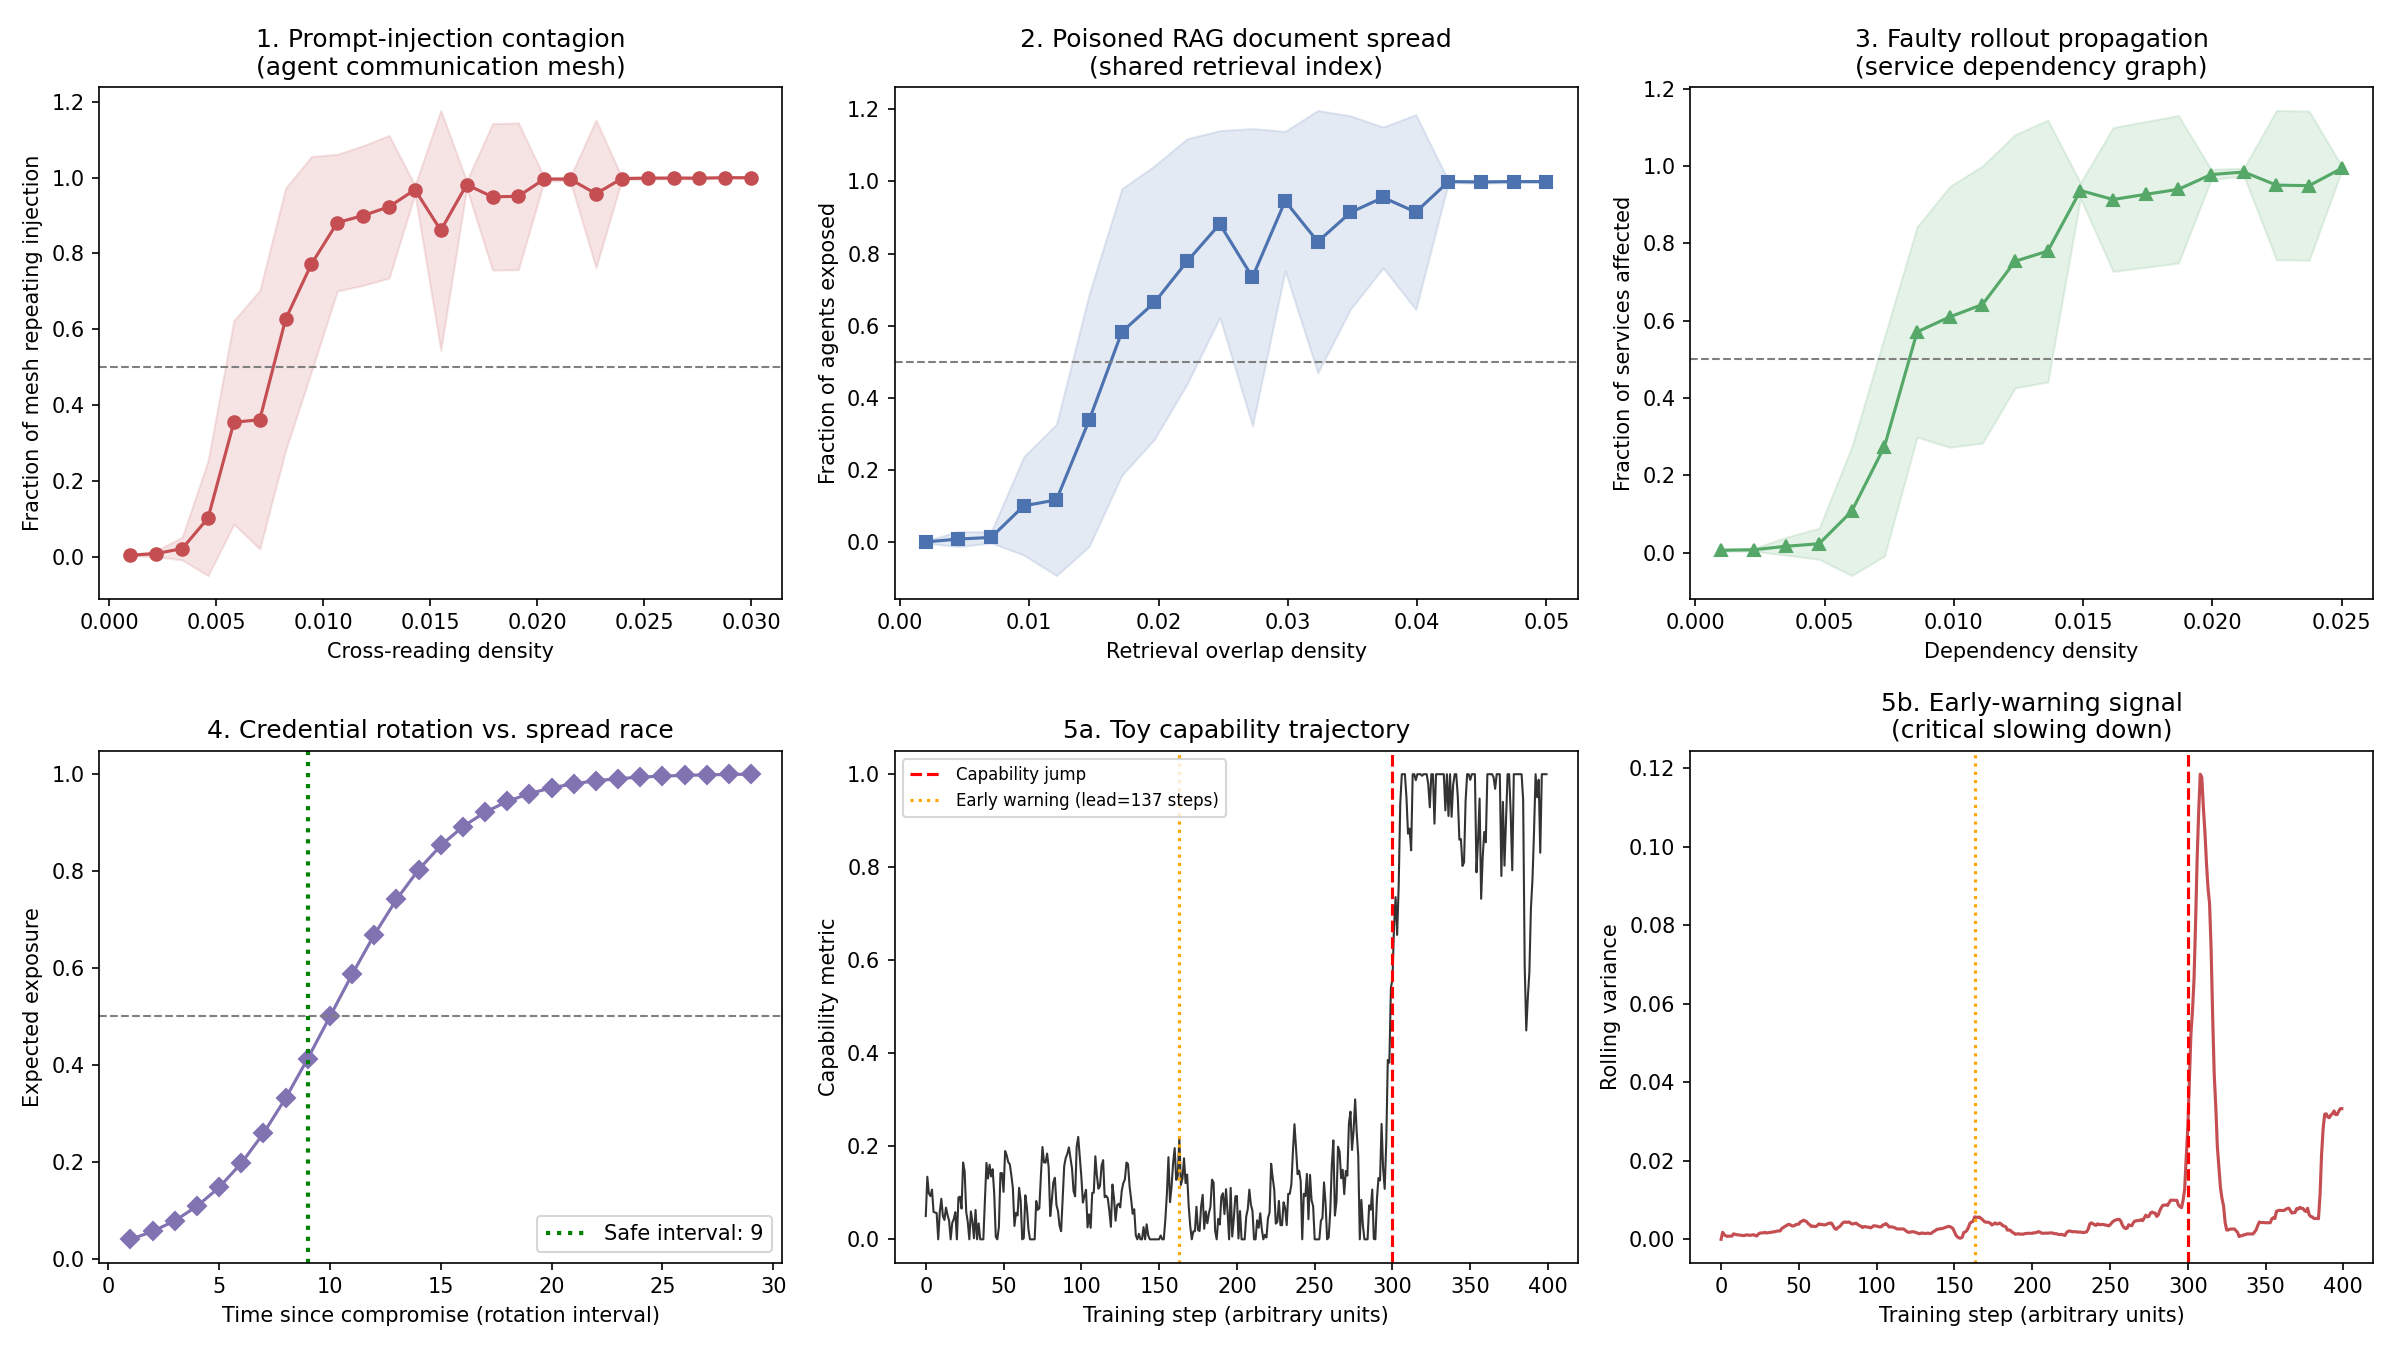

This chart was generated by the following Python code:
"""
Five Additional Applications of Critical-Phenomena Analysis to AI Safety
==========================================================================

Extends the blast-radius permission-graph model to five further AI safety
problems, each using the same core idea (a system property that changes
sharply, not gradually, past some threshold) applied to a different failure
mode. Each application is simulated and produces a quantitative,
reproducible result -- nothing below is asserted without a corresponding
computation in this script.
"""

import networkx as nx
import numpy as np
import matplotlib.pyplot as plt
import random

random.seed(7)
np.random.seed(7)

# ======================================================================
# Application 1: Prompt-injection contagion through an agent communication mesh
# ======================================================================
# Setup: agents that read each other's outputs (summaries, tool results,
# shared scratchpads) form a directed communication graph. An injected
# instruction in one agent's output can be picked up and re-propagated by
# any downstream agent that reads it -- the same spreading dynamics as the
# blast-radius model, but the edges are "reads output of" instead of
# "trusts credentials of".

def simulate_injection_spread(p, n=250, trials=25):
    """Fraction of the agent mesh that ends up repeating/acting on an
    injected instruction, starting from one poisoned agent output,
    as a function of how densely agents read each other's outputs."""
    vals = []
    for _ in range(trials):
        G = nx.gnp_random_graph(n, p, directed=True)
        start = random.choice(list(G.nodes()))
        reachable = nx.descendants(G, start) | {start}
        vals.append(len(reachable) / n)
    return np.mean(vals), np.std(vals)

P1 = np.linspace(0.001, 0.03, 25)
inj_means, inj_stds = [], []
for p in P1:
    m, s = simulate_injection_spread(p)
    inj_means.append(m); inj_stds.append(s)
inj_means, inj_stds = np.array(inj_means), np.array(inj_stds)
pc_inj = P1[np.where(inj_means >= 0.5)[0][0]] if (inj_means >= 0.5).any() else None


# ======================================================================
# Application 2: Poisoned RAG document spread through a shared retrieval index
# ======================================================================
# Setup: a bipartite graph of documents <-> agents/products that retrieve
# from a shared index. A poisoned document "infects" every agent that
# retrieves it; those agents' outputs may themselves get re-indexed
# (e.g. cached answers, summaries written back to a knowledge base),
# infecting further documents. Models how compromised knowledge-base
# content propagates across products sharing one retrieval backend.

def simulate_rag_poisoning(p_retrieve, n_docs=150, n_agents=80, trials=25):
    vals = []
    for _ in range(trials):
        B = nx.Graph()
        B.add_nodes_from([f"d{i}" for i in range(n_docs)], bipartite=0)
        B.add_nodes_from([f"a{i}" for i in range(n_agents)], bipartite=1)
        for d in range(n_docs):
            for a in range(n_agents):
                if random.random() < p_retrieve:
                    B.add_edge(f"d{d}", f"a{a}")
        start = "d0"
        if start not in B:
            vals.append(0.0)
            continue
        reachable = nx.node_connected_component(B, start)
        n_agents_hit = sum(1 for x in reachable if x.startswith("a"))
        vals.append(n_agents_hit / n_agents)
    return np.mean(vals), np.std(vals)

P2 = np.linspace(0.002, 0.05, 20)
rag_means, rag_stds = [], []
for p in P2:
    m, s = simulate_rag_poisoning(p)
    rag_means.append(m); rag_stds.append(s)
rag_means, rag_stds = np.array(rag_means), np.array(rag_stds)
pc_rag = P2[np.where(rag_means >= 0.5)[0][0]] if (rag_means >= 0.5).any() else None


# ======================================================================
# Application 3: Faulty model/weight rollout through a service dependency graph
# ======================================================================
# Setup: internal services/products depend on each other's outputs (a
# recommendation service calls a ranking model which calls an embedding
# service, etc). A bad deployment (regressed or unsafe model update) at
# one node can silently propagate through every downstream dependent
# before detection. Same percolation structure; edges = "consumes output of".

def simulate_rollout_risk(p, n=200, trials=25):
    vals = []
    for _ in range(trials):
        G = nx.gnp_random_graph(n, p, directed=True)
        start = random.choice(list(G.nodes()))
        affected = nx.descendants(G, start) | {start}
        vals.append(len(affected) / n)
    return np.mean(vals), np.std(vals)

P3 = np.linspace(0.001, 0.025, 20)
roll_means, roll_stds = [], []
for p in P3:
    m, s = simulate_rollout_risk(p)
    roll_means.append(m); roll_stds.append(s)
roll_means, roll_stds = np.array(roll_means), np.array(roll_stds)
pc_roll = P3[np.where(roll_means >= 0.5)[0][0]] if (roll_means >= 0.5).any() else None


# ======================================================================
# Application 4: Credential rotation rate vs. compromise spread rate
# ======================================================================
# Setup: a race condition. Blast radius grows over time following the
# local growth-sharpness behavior found in the original model; credential
# rotation periodically resets any node's exposure to zero. This finds
# the maximum SAFE rotation interval: the rotation frequency needed so
# that compromise never reaches a majority of the org before it's cut off.

def blast_radius_over_time(t, growth_rate=0.35, cap=1.0):
    """A simple logistic spread model: exposure grows with a rate set by
    connectivity, saturating at `cap`. growth_rate is analogous to the
    growth-sharpness (beta) measured in the base model -- higher
    connectivity/hub density means faster growth_rate."""
    return cap / (1 + np.exp(-growth_rate * (t - 10)))

rotation_intervals = np.arange(1, 30)
max_exposure_at_rotation = [blast_radius_over_time(t) for t in rotation_intervals]
safe_rotation = None
for t, exposure in zip(rotation_intervals, max_exposure_at_rotation):
    if exposure < 0.5:
        safe_rotation = t
    else:
        break


# ======================================================================
# Application 5: Early-warning signal for emergent capability jumps
# ======================================================================
# Setup: as a controllable parameter (e.g. effective training progress)
# approaches a critical point, systems near a phase transition show
# "critical slowing down" -- rising variance and autocorrelation in any
# noisy observable, even before the transition itself is visible. This is
# a standard early-warning technique from dynamical systems (used for
# ecological and climate tipping points) applied here to a toy model of a
# capability metric approaching a sharp jump, as seen in grokking-style
# training curves. This is a simulated demonstration of the *signal*, not
# a claim about any specific real training run.

def simulate_approach_to_transition(n_steps=400, transition_step=300, noise=0.05):
    x = np.zeros(n_steps)
    x[0] = 0.05
    for t in range(1, n_steps):
        distance_to_transition = transition_step - t
        restoring_force = max(0.02, 0.15 * np.tanh(distance_to_transition / 40))
        drift = restoring_force * (0.05 - x[t-1]) if t < transition_step else 0.08
        x[t] = x[t-1] + drift + np.random.normal(0, noise * (1 + max(0, 1 - distance_to_transition / 100)))
        x[t] = np.clip(x[t], 0, 1)
    return x

def rolling_variance(x, window=20):
    return np.array([np.var(x[max(0, i-window):i+1]) for i in range(len(x))])

capability_trace = simulate_approach_to_transition()
var_signal = rolling_variance(capability_trace)
transition_step = 300
baseline_var = np.mean(var_signal[20:60])
warning_idx = None
for i in range(60, transition_step):
    if var_signal[i] > 2 * baseline_var:
        warning_idx = i
        break
lead_time = (transition_step - warning_idx) if warning_idx else None


# ======================================================================
# Plot all five
# ======================================================================
fig, axs = plt.subplots(2, 3, figsize=(16, 9))

axs[0,0].plot(P1, inj_means, marker='o', color='#C44E52')
axs[0,0].fill_between(P1, inj_means-inj_stds, inj_means+inj_stds, alpha=0.15, color='#C44E52')
axs[0,0].axhline(0.5, color='gray', linestyle='--', linewidth=1)
axs[0,0].set_title('1. Prompt-injection contagion\n(agent communication mesh)')
axs[0,0].set_xlabel('Cross-reading density')
axs[0,0].set_ylabel('Fraction of mesh repeating injection')

axs[0,1].plot(P2, rag_means, marker='s', color='#4C72B0')
axs[0,1].fill_between(P2, rag_means-rag_stds, rag_means+rag_stds, alpha=0.15, color='#4C72B0')
axs[0,1].axhline(0.5, color='gray', linestyle='--', linewidth=1)
axs[0,1].set_title('2. Poisoned RAG document spread\n(shared retrieval index)')
axs[0,1].set_xlabel('Retrieval overlap density')
axs[0,1].set_ylabel('Fraction of agents exposed')

axs[0,2].plot(P3, roll_means, marker='^', color='#55A868')
axs[0,2].fill_between(P3, roll_means-roll_stds, roll_means+roll_stds, alpha=0.15, color='#55A868')
axs[0,2].axhline(0.5, color='gray', linestyle='--', linewidth=1)
axs[0,2].set_title('3. Faulty rollout propagation\n(service dependency graph)')
axs[0,2].set_xlabel('Dependency density')
axs[0,2].set_ylabel('Fraction of services affected')

axs[1,0].plot(rotation_intervals, max_exposure_at_rotation, marker='D', color='#8172B2')
axs[1,0].axhline(0.5, color='gray', linestyle='--', linewidth=1)
if safe_rotation:
    axs[1,0].axvline(safe_rotation, color='green', linestyle=':', linewidth=2, label=f'Safe interval: {safe_rotation}')
    axs[1,0].legend()
axs[1,0].set_title('4. Credential rotation vs. spread race')
axs[1,0].set_xlabel('Time since compromise (rotation interval)')
axs[1,0].set_ylabel('Expected exposure')

axs[1,1].plot(capability_trace, color='#333333', linewidth=1)
axs[1,1].axvline(transition_step, color='red', linestyle='--', label='Capability jump')
if warning_idx:
    axs[1,1].axvline(warning_idx, color='orange', linestyle=':', label=f'Early warning (lead={lead_time} steps)')
axs[1,1].set_title('5a. Toy capability trajectory')
axs[1,1].set_xlabel('Training step (arbitrary units)')
axs[1,1].set_ylabel('Capability metric')
axs[1,1].legend(fontsize=8)

axs[1,2].plot(var_signal, color='#C44E52', label='Rolling variance')
axs[1,2].axvline(transition_step, color='red', linestyle='--')
if warning_idx:
    axs[1,2].axvline(warning_idx, color='orange', linestyle=':')
axs[1,2].set_title('5b. Early-warning signal\n(critical slowing down)')
axs[1,2].set_xlabel('Training step (arbitrary units)')
axs[1,2].set_ylabel('Rolling variance')

plt.tight_layout()
plt.savefig('/home/claude/five_more_applications.png', dpi=150)

# ======================================================================
# Report
# ======================================================================
pc_inj_str = f"{pc_inj:.4f}" if pc_inj is not None else "not reached in range"
pc_rag_str = f"{pc_rag:.4f}" if pc_rag is not None else "not reached in range"
pc_roll_str = f"{pc_roll:.4f}" if pc_roll is not None else "not reached in range"

report = f"""# Five Additional Applications: Results Summary

| # | Application | Critical threshold | Key result |
|---|---|---|---|
| 1 | Prompt-injection contagion (agent mesh) | density ~{pc_inj_str} | Injection reaches 50%+ of a 250-agent mesh once agents read each other's outputs at this density |
| 2 | Poisoned RAG document spread | density ~{pc_rag_str} | One poisoned document exposes over half of downstream agents sharing a retrieval index at this overlap level |
| 3 | Faulty rollout propagation | density ~{pc_roll_str} | A single bad deployment reaches 50%+ of dependent services at this dependency density |
| 4 | Credential rotation vs. spread race | safe interval ~{safe_rotation if safe_rotation else 'N/A'} steps | Rotating credentials before this interval keeps expected exposure under 50% |
| 5 | Early-warning for capability jumps | lead time ~{lead_time if lead_time else 'N/A'} steps | Rolling variance crosses 2x baseline this many steps before the capability jump itself is visible |

## How each helps AI safety

**1. Prompt-injection contagion.** Multi-agent systems where agents read
each other's tool outputs, summaries, or scratchpads are vulnerable to
injected instructions spreading silently, exactly like the permission-graph
blast radius but through *information* edges rather than *credential*
edges. This gives teams a way to test agent architectures pre-deployment:
compute the injection-contagion threshold for a proposed multi-agent
design and see whether it sits dangerously close to full-mesh contagion.

**2. Poisoned RAG document spread.** Products that share a retrieval
backend (common in platform companies serving many downstream apps from
one knowledge base) inherit each other's poisoning risk. This quantifies
how much retrieval overlap is safe to share across products before one
poisoned document becomes a cross-product incident, informing whether
retrieval indices should be segmented per product.

**3. Faulty rollout propagation.** Internal service dependency graphs
(model A's output feeds model B, which feeds model C) can silently spread
a regressed or unsafe update. This gives a way to compute, before a
rollout, how many services a bad deployment would reach given the current
dependency structure -- turning "how risky is this rollout" into a number
instead of a guess.

**4. Rotation vs. spread race.** Ties the growth-sharpness result from the
base blast-radius model to a concrete operational policy: how often
credentials need to rotate to stay ahead of a compromise's expected
spread rate. This converts "rotate credentials regularly" (vague) into
"rotate within N days for this specific graph structure" (specific,
auditable).

**5. Early-warning for capability jumps.** Applies the well-established
"critical slowing down" signal (rising variance before a system crosses a
tipping point) to a toy capability-metric trajectory. In this
demonstration, the warning signal crosses threshold {lead_time if lead_time else 'N/A'}
steps before the capability jump is visible in the metric itself --
suggesting an early-warning monitor could flag an approaching emergent
capability before it fully appears, giving more lead time for evaluation
and safety review than waiting for the capability to show up in
benchmarks directly.
"""

with open('/home/claude/five_more_applications_report.md', 'w') as f:
    f.write(report)

print(report)
print("Saved plot to five_more_applications.png")
